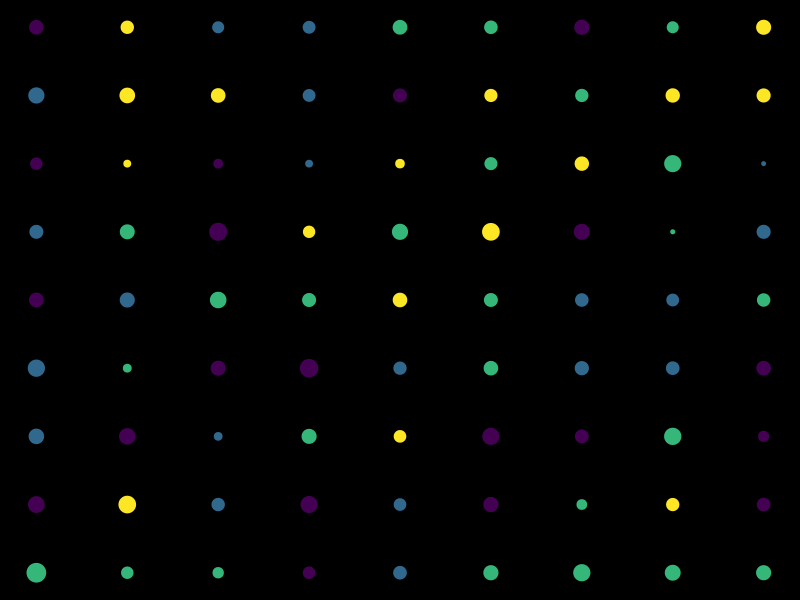

This figure's R source:
library(ggplot2)
n = 9
vals <- rnorm(n^2, mean = 100, sd = 30)
x <- expand.grid(x = 1:n, y = 1:n) |>
  cbind(vals)
x$color <- sample(letters[1:4], size = nrow(x), replace = T)


ggplot(x, aes(x, y, size = vals, color = color)) +
  geom_point() +
  viridis::scale_color_viridis(discrete = T, option = "I") +
  theme_void() +
  theme(legend.position = "none",
        plot.background = element_rect(fill = "black"))

